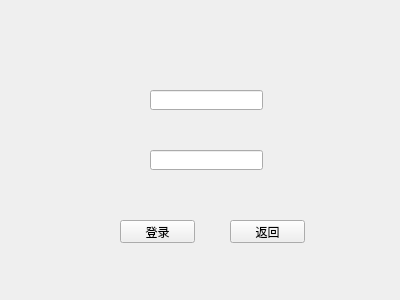
<?xml version="1.0" encoding="UTF-8"?>
<ui version="4.0">
 <class>admin_login</class>
 <widget class="QWidget" name="admin_login">
  <property name="geometry">
   <rect>
    <x>0</x>
    <y>0</y>
    <width>400</width>
    <height>300</height>
   </rect>
  </property>
  <property name="windowTitle">
   <string>Form</string>
  </property>
  <widget class="QPushButton" name="pushButton">
   <property name="geometry">
    <rect>
     <x>230</x>
     <y>220</y>
     <width>75</width>
     <height>23</height>
    </rect>
   </property>
   <property name="text">
    <string>返回</string>
   </property>
  </widget>
  <widget class="QPushButton" name="pushButton_2">
   <property name="geometry">
    <rect>
     <x>120</x>
     <y>220</y>
     <width>75</width>
     <height>23</height>
    </rect>
   </property>
   <property name="whatsThis">
    <string>&lt;html&gt;&lt;head/&gt;&lt;body&gt;&lt;p&gt;登录&lt;/p&gt;&lt;/body&gt;&lt;/html&gt;</string>
   </property>
   <property name="styleSheet">
    <string notr="true"/>
   </property>
   <property name="text">
    <string>登录</string>
   </property>
  </widget>
  <widget class="QLabel" name="label">
   <property name="geometry">
    <rect>
     <x>100</x>
     <y>90</y>
     <width>41</width>
     <height>31</height>
    </rect>
   </property>
   <property name="styleSheet">
    <string notr="true">image: url(:/png/account_circle_128px_1181629_easyicon.net.png);</string>
   </property>
   <property name="text">
    <string/>
   </property>
  </widget>
  <widget class="QLabel" name="label_2">
   <property name="geometry">
    <rect>
     <x>90</x>
     <y>140</y>
     <width>51</width>
     <height>31</height>
    </rect>
   </property>
   <property name="styleSheet">
    <string notr="true">image: url(:/png/Password_shopping_512px_1178345_easyicon.net.png);</string>
   </property>
   <property name="text">
    <string/>
   </property>
  </widget>
  <widget class="QLineEdit" name="lineEdit">
   <property name="geometry">
    <rect>
     <x>150</x>
     <y>90</y>
     <width>113</width>
     <height>20</height>
    </rect>
   </property>
   <property name="text">
    <string/>
   </property>
  </widget>
  <widget class="QLineEdit" name="lineEdit_2">
   <property name="geometry">
    <rect>
     <x>150</x>
     <y>150</y>
     <width>113</width>
     <height>20</height>
    </rect>
   </property>
   <property name="styleSheet">
    <string notr="true"/>
   </property>
   <property name="text">
    <string/>
   </property>
  </widget>
 </widget>
 <resources/>
 <connections/>
</ui>
